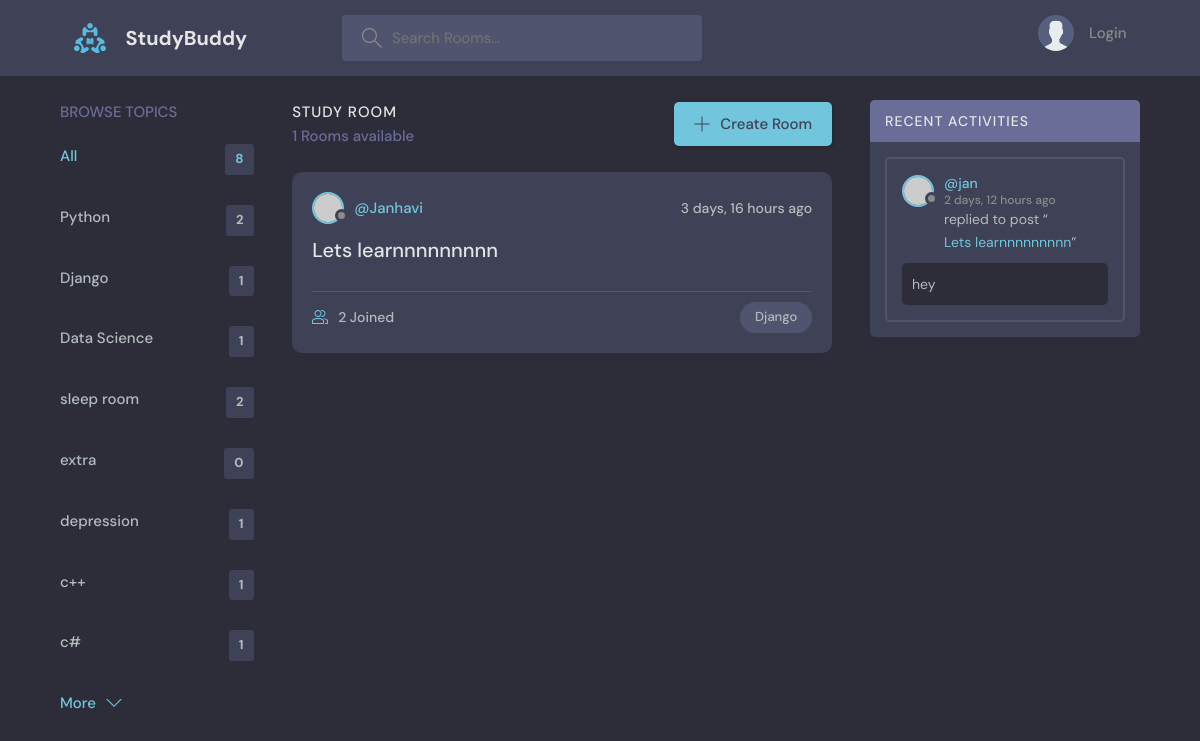
Screenshot of /?q=Django with the database file from the repository.
### base/models.py (models this page shows, shortened)
class Topic(models.Model):
    name = models.CharField(max_length=200)

class Roomy(models.Model):
    host = models.ForeignKey(User,on_delete=models.SET_NULL,null=True)
    topic = models.ForeignKey(Topic,on_delete=models.SET_NULL,null=True)
    name = models.CharField(max_length=200)
    description = models.TextField(null=True,blank=True) #null field is allowed
    participants = models.ManyToManyField(User,related_name='participants',blank=True)
    updated = models.DateTimeField(auto_now=True) #takes a snapshot on everytime we save the room
    created = models.DateTimeField(auto_now_add=True) #takes snapshot when we first create the room
    class Meta:
        ordering = ['-updated','-created']
    def __str__(self):
        return self.name

class Message(models.Model):
    user = models.ForeignKey(User,on_delete=models.CASCADE)
    room = models.ForeignKey(Roomy,on_delete=models.CASCADE) #if a room gets deleted all the messages gets deleted
    body = models.TextField()
    updated = models.DateTimeField(auto_now=True) #takes a snapshot on everytime we save/edit the post
    created = models.DateTimeField(auto_now_add=True) #takes snapshot when we first create the post
    class Meta:
        ordering = ['-updated','-created']

### base/views.py (the view)
# urls.py: path('',views.home, name="home"),
def home(request):
    q=request.GET.get('q') if request.GET.get('q')!= None else ''
    rm = Roomy.objects.filter(
        Q(topic__name__icontains=q) |
        Q(name__icontains=q) |
        Q(description__icontains=q)
        )
    topics=Topic.objects.all()
    room_count = rm.count()
    room_messages = Message.objects.filter(Q(room__topic__name__icontains=q))
    context = {'rooms':rm,'topics':topics,'room_count':room_count,'room_messages':room_messages}
    return render(request, 'base/home.html',context)

### base/templates/base/home.html (shortened to what this page needs)
{% extends 'main.html' %}
{% block content %}
<main class="layout layout--3">
      <div class="container">
        {% include 'base/topics_component.html' %}
        <div class="roomList">
          <div class="roomList__header">
            <div>
              <h2>Study Room</h2>
              <p>{{room_count}} Rooms available</p>
            </div>
            <a class="btn btn--main" href="{% url 'create-room' %}">
              <svg version="1.1" xmlns="http://www.w3.org/2000/svg" width="32" height="32" viewBox="0 0 32 32">
                <title>add</title>
                <path
                  d="M16.943 0.943h-1.885v14.115h-14.115v1.885h14.115v14.115h1.885v-14.115h14.115v-1.885h-14.115v-14.115z"
                ></path>
              </svg>
              Create Room
            </a>
          </div>
          {% include 'base/feed_component.html' %}
        </div>
        {% include 'base/activity_component.html' %}
      </div>
    </main>
    {% endblock %}

### base/templates/base/topics_component.html
<div class="topics">
    <div class="topics__header">
      <h2>Browse Topics</h2>
    </div>
    <ul class="topics__list">
      <li>
        <a href="{% url 'home' %}" class="active">All <span>{{topics.count}}</span></a>
      </li>
      {% for topic in topics %}
      <li>
        <a href="{% url 'home' %}?q={{topic.name}}">{{topic.name}}<span>{{topic.roomy_set.all.count}}</span></a>
      </li>
      {% endfor %}
    </ul>
    <a class="btn btn--link" href="topics.html">
      More
      <svg version="1.1" xmlns="http://www.w3.org/2000/svg" width="32" height="32" viewBox="0 0 32 32">
        <title>chevron-down</title>
        <path d="M16 21l-13-13h-3l16 16 16-16h-3l-13 13z"></path>
      </svg>
    </a>
  </div>

### base/templates/base/feed_component.html (shortened to what this page needs)
{% for room in rooms %}
<div class="roomListRoom">
    <div class="roomListRoom__header">
      <a href="{% url 'user-profile' room.host.id %}" class="roomListRoom__author">
        <div class="avatar avatar--small">
          <img src="https://randomuser.me/api/portraits/women/11.jpg" />
        </div>
        <span>@{{room.host.username}}</span>
      </a>
      <div class="roomListRoom__actions">
        <span>{{room.created|timesince}} ago </span>
      </div>
    </div>
    <div class="roomListRoom__content">
      <a href="{% url 'room' room.id %}">{{room.name}}</a>
    </div>
    <div class="roomListRoom__meta">
      <a href="{% url 'room' room.id %}" class="roomListRoom__joined">
        {{room.participants.all.count}} Joined
      </a>
      <p class="roomListRoom__topic">{{room.topic.name}}</p>
    </div>
  </div>
{% endfor %}

### base/templates/base/activity_component.html (shortened to what this page needs)
<div class="activities">
    <div class="activities__header">
      <h2>Recent Activities</h2>
    </div>
    {% for msg in room_messages %}
    <div class="activities__box">
      <div class="activities__boxHeader roomListRoom__header">
        <a href="{% url 'user-profile' msg.user.id %}" class="roomListRoom__author">
          <div class="avatar avatar--small">
            <img src="https://randomuser.me/api/portraits/women/11.jpg" />
          </div>
          <p>
            @{{msg.user}}
            <span>{{msg.created|timesince}} ago</span>
          </p>
        </a>
      </div>
      <div class="activities__boxContent">
        <p>replied to post “<a href="{% url 'room' msg.room.id %}">{{msg.room}}</a>”</p>
        <div class="activities__boxRoomContent">
          {{msg.body}}
        </div>
      </div>
    </div>
    {% endfor %}
  </div>

### rows the page displays
Topic: name "Python", roomy_set.all.count "2"
Topic: name "Django", roomy_set.all.count "1"
Topic: name "Data Science", roomy_set.all.count "1"
Topic: name "sleep room", roomy_set.all.count "2"
Topic: name "extra", roomy_set.all.count "0"
Topic: name "depression", roomy_set.all.count "1"
Topic: name "c++", roomy_set.all.count "1"
Topic: name "c#", roomy_set.all.count "1"
Roomy: host.username "Janhavi", created "3 days, 16 hours", name "Lets learnnnnnnnnn", participants.all.count "2", topic.name "Django"
Message: user "jan", created "2 days, 12 hours", room "Lets learnnnnnnnnn", body "hey"

### other values shown
{{ topics.count }} "8"
{{ room_count }} "1"
